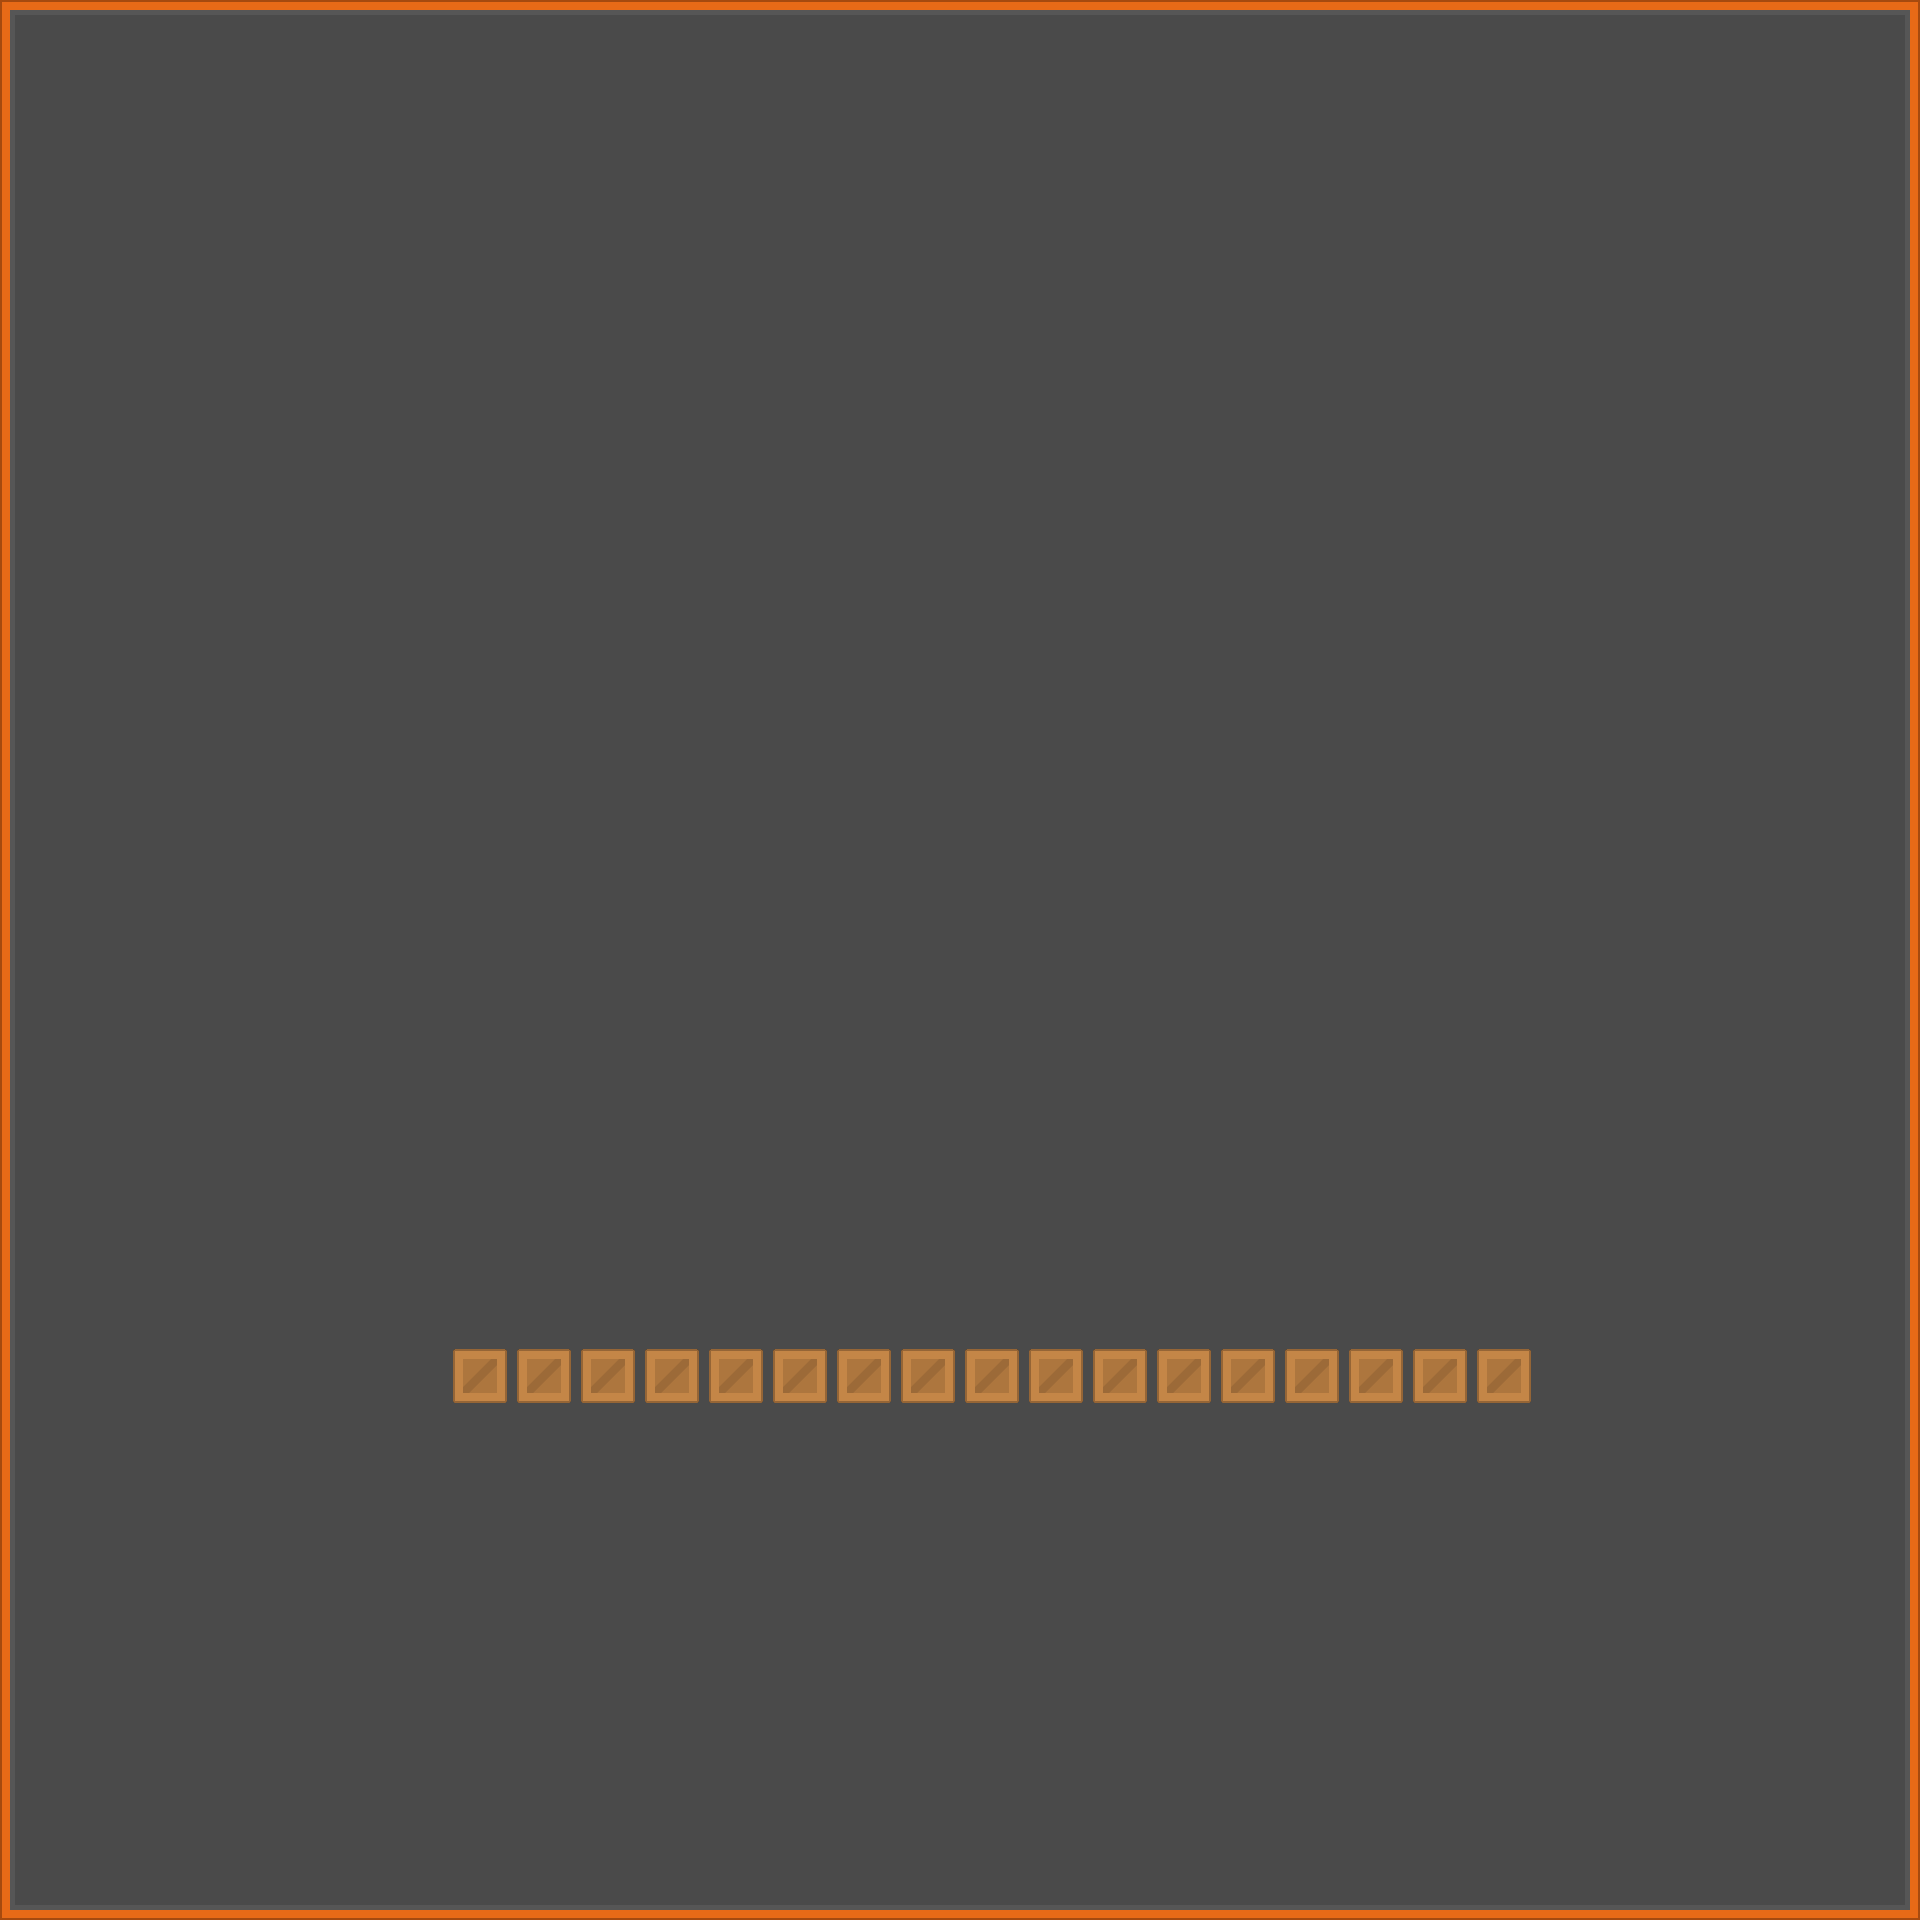

A 2D game scene composited from a Tiled map and its tileset images. What follows is a short description and the map's XML, with each tile layer's data collapsed to a summary:
An orthogonal 30x30 tile map with 64x64 px tiles, 2 tile layers (Background, Background2) and 12 objects (5x Static, 3x Weapon, 2x Consumable, PlayerSpawn, BotSpawn).

<map version="1.0" tiledversion="1.0.3" orientation="orthogonal" renderorder="right-down" width="30" height="30" tilewidth="64" tileheight="64" nextobjectid="41">
 <tileset firstgid="1" source="tilesheet.tsx" />
 <layer name="Background" width="30" height="30">
  <data>[900 cells, 900 non-empty, 9 distinct tile ids]</data>
 </layer>
 <layer name="Background2" width="30" height="30">
  <data>[900 cells, 17 non-empty, 1 distinct tile ids]</data>
 </layer>
 <objectgroup name="Structures">
  <object id="8" type="Static" x="0" y="0" width="1920" height="12" />
  <object id="9" type="Static" x="0" y="12" width="12" height="1908" />
  <object id="10" type="Static" x="9.33333" y="1908.12" width="1910.67" height="11.8788" />
  <object id="11" type="Static" x="1907.33" y="14.3333" width="12.6667" height="1891" />
  <object id="13" type="Static" x="448" y="1344" width="1088" height="64" />
 </objectgroup>
 <objectgroup name="Pickups">
  <object id="14" name="health" type="Consumable" x="580.848" y="1152" width="64" height="64">
   <properties>
    <property name="amount" type="int" value="5" />
   </properties>
  </object>
  <object id="23" name="shotgun" type="Weapon" x="932.121" y="1632.97" width="64" height="64">
   <properties>
    <property name="bullets" type="int" value="5" />
    <property name="capacity" type="int" value="10" />
    <property name="cooldown" type="float" value="0.8" />
    <property name="knockback" type="float" value="10" />
    <property name="speed" type="float" value="70" />
    <property name="spread" type="float" value="20" />
   </properties>
  </object>
  <object id="37" name="health" type="Consumable" x="1340.73" y="1155.88" width="64" height="64">
   <properties>
    <property name="amount" type="int" value="5" />
   </properties>
  </object>
  <object id="39" name="shotgun" type="Weapon" x="930" y="200" width="64" height="64">
   <properties>
    <property name="bullets" type="int" value="5" />
    <property name="capacity" type="int" value="10" />
    <property name="cooldown" type="float" value="0.8" />
    <property name="knockback" type="float" value="10" />
    <property name="speed" type="float" value="70" />
    <property name="spread" type="float" value="20" />
   </properties>
  </object>
  <object id="40" name="shotgun" type="Weapon" x="932" y="766" width="64" height="64">
   <properties>
    <property name="bullets" type="int" value="5" />
    <property name="capacity" type="int" value="10" />
    <property name="cooldown" type="float" value="0.8" />
    <property name="knockback" type="float" value="10" />
    <property name="speed" type="float" value="70" />
    <property name="spread" type="float" value="20" />
   </properties>
  </object>
 </objectgroup>
 <objectgroup name="Spawns">
  <object id="30" name="PlayerSpawn" type="PlayerSpawn" x="128" y="1664" width="64" height="64">
   <properties>
    <property name="health" type="int" value="10" />
   </properties>
  </object>
  <object id="35" name="BotSpawn" type="BotSpawn" x="1729.22" y="189.94" width="64" height="64">
   <properties>
    <property name="health" type="int" value="10" />
   </properties>
  </object>
 </objectgroup>
</map>